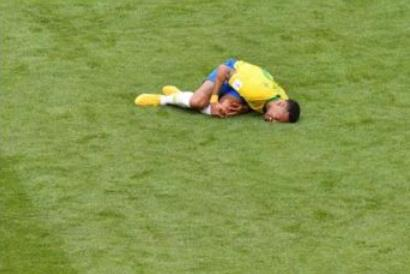
#> input picture 2.图像显著图绘制/images/1.jpg, 410 x 274 px
$ python Draw_image_saliency_map.py
#> lines starting #> are read from the running program, lines starting #| are printed output that depends on the picture; after the words box and inside, x2 and y2 are one past the last pixel; in counts of white or black regions, pixels touching at a corner belong together
# !/usr/bin/env python3
# -*- coding: utf-8 -*-
# @Time : 2021/6/28 15:13
# @Author : fireworkseasycold
# @Email : 1476094297@qq.com
# @File : Draw _image _saliency_map.py
# @Software: PyCharm
#参考参考链接 https://zhuanlan.zhihu.com/p/115002897
import cv2
import argparse

# construct the argument parser and parse the arguments
def parse_args():
    """ 自定义参数解释器"""
    ap=argparse.ArgumentParser()
    ap.add_argument('-i','--image',default='./images/1.jpg',required=False,help='path to inpt image')
    args=ap.parse_args()
    args=vars(args)
    return args

#load the input image
args = parse_args()
image=cv2.imread(args['image'])
#> image is the input picture: shape (274, 410, 3); mean B, G, R 75.9, 152.6, 134.1

#初始化OpenCV的静态显著谱残差检测器
#计算显著图
saliency=cv2.saliency.StaticSaliencySpectralResidual_create()
(success,saliencyMap)=saliency.computeSaliency(image)
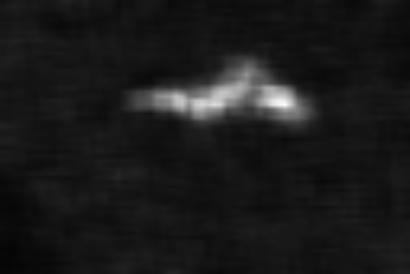
#> saliencyMap: shape (274, 410) float32; min 0.021, max 0.989, mean 0.104
#> success = True
saliencyMap=(saliencyMap*255).astype('uint8')

cv2.imshow('image',image)
cv2.imshow('saliencyMap',saliencyMap)

#如果我们想要一个能处理轮廓的二值化图，
#计算凸包，提取边界框等，我们可以用来
#另外，对显著性图进行阈值设置
saliency2 = cv2.saliency.StaticSaliencyFineGrained_create()
(success2, saliencyMap2) = saliency.computeSaliency(image)
#> success2 = True
saliencyMap2 = (saliencyMap2 * 255).astype("uint8")

threshMap=cv2.threshold(saliencyMap2,0,255,cv2.THRESH_BINARY|cv2.THRESH_OTSU)[1]
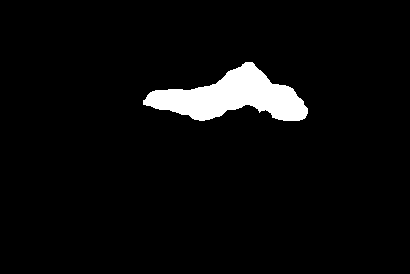
#> threshMap: shape (274, 410); 4.5% white; 1 white region, box (x1, y1, x2, y2) and area: (143, 62, 308, 121) 5029
cv2.imshow('saliencyMap2',saliencyMap2)
cv2.imshow('thresh',threshMap)
cv2.waitKey(0)
cv2.destroyAllWindows()
